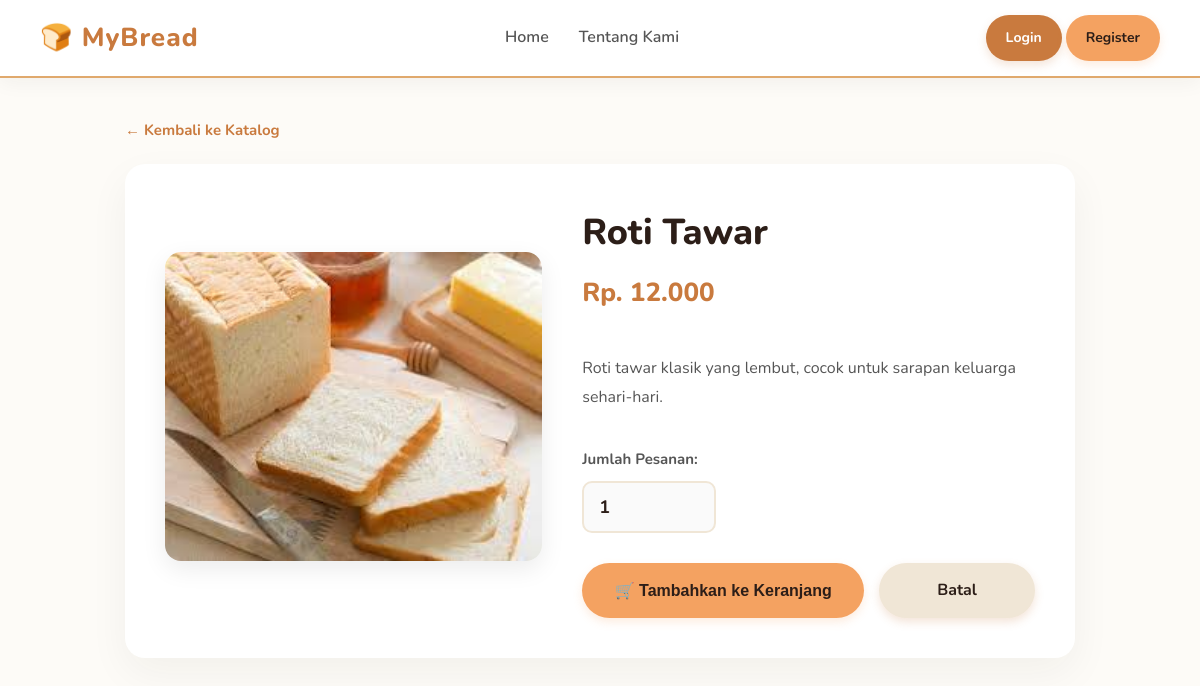
Screenshot of /detail.php?id=3 with the database file from the repository.
### tables this page shows
CREATE TABLE `products` (
  `id` int(11) NOT NULL,
  `name` varchar(100) NOT NULL,
  `price` decimal(10,0) NOT NULL,
  `img` varchar(255) NOT NULL,
  `desc` text DEFAULT NULL,
  `category` enum('Reguler','Custom') NOT NULL
);

### detail.php (the view, shortened to what this page needs)
<?php
include 'koneksi.php';
$id = isset($_GET['id']) ? (int)$_GET['id'] : 0;
$jenis = isset($_GET['jenis']) ? $_GET['jenis'] : 'reguler';
$query = mysqli_query($conn, "SELECT * FROM products WHERE id = '$id'");
$product = mysqli_fetch_assoc($query);
?>
<!DOCTYPE html>
<html lang="id">
<head>
    <link rel="stylesheet" href="style.css">
</head>
<body>
    <div class="navbar">
        <div class="nav-brand">
            <a href="index.php">🍞 MyBread</a>
        </div>
        <div class="nav-links">
            <a href="index.php">Home</a>
            <a href="tentang-kami.php">Tentang Kami</a>
        </div>
        <div class="nav-right">
            <?php if (isset($_SESSION['user'])): ?>
                <a href="keranjang.php" class="cart-icon">🛒 <span class="cart-badge"><?= $total_cart ?></span></a>
                <div class="user-menu dropdown">
                    <div class="dropdown-btn" onclick="toggleDropdown()">
                        👤 <strong><?= htmlspecialchars($_SESSION['user']) ?></strong> ▼
                    </div>
                    <div class="dropdown-content" id="logoutMenu">
                        <a href="profil.php" style="color: #333;">Profil Saya</a>
                        <a href="pesanan.php" style="color: #333;">Riwayat Pesanan</a>
                        <a href="index.php?logout=1" style="color: red;">Logout</a>
                    </div>
                </div>
            <?php else: ?>
                <div class="auth-buttons">
                    <a href="login.php" class="btn btn-detail" style="text-decoration:none;">Login</a>
                    <a href="register.php" class="btn btn-tambah" style="text-decoration:none;">Register</a>
                </div>
            <?php endif; ?>
        </div>
    </div>
    <div class="container" style="max-width: 950px; padding-top: 40px; padding-bottom: 60px;">
        <div style="margin-bottom: 20px;">
            <a href="produk.php" style="color: #C97A3E; text-decoration: none; font-weight: 700; font-size: 15px;">&larr; Kembali ke Katalog</a>
        </div>
        <div class="detail-card">
            <div class="detail-img-wrapper">
                <img src="<?= $product['img'] ?>" alt="<?= $product['name'] ?>" onerror="this.src='https://via.placeholder.com/400x400?text=Foto+Produk'">
            </div>
            <div class="detail-info-wrapper">
                <h1><?= $product['name'] ?></h1>
                <?php if ($jenis == 'custom'): ?>
                    <p class="detail-price">Estimasi Mulai Rp. <?= number_format($product['price'], 0, ',', '.') ?></p>
                <?php else: ?>
                    <p class="detail-price">Rp. <?= number_format($product['price'], 0, ',', '.') ?></p>
                <?php endif; ?>
                <p class="detail-desc"><?= $product['desc'] ?></p>
                <?php if ($jenis == 'custom'): ?>
                    <div class="custom-notice">
                        <h4 style="margin:0 0 5px 0; color:#2C1E18; font-size: 16px;">💬 Konsultasi Desain & Harga</h4>
                        <p style="margin:0; font-size:14px; color:#555;">Karena produk ini bersifat custom, harga akhir akan menyesuaikan tingkat kesulitan request Anda. Silakan isi form detail di bawah untuk diteruskan ke WhatsApp Admin.</p>
                    </div>
                    <div class="custom-form-group">
                        <label>Tanggal Acara / Pengambilan:</label>
                        <input type="date" id="tgl_custom" min="<?= date('Y-m-d', strtotime('+2 days')) ?>">
                        <small style="color: #888;">*Pemesanan custom minimal H-2</small>
                    </div>
                    <div class="custom-form-group">
                        <label>Detail Request (Warna, Tema, Tulisan di Kue):</label>
                        <textarea id="catatan_custom" rows="3" placeholder="Contoh: Tema Spiderman, warna biru merah, tulisan 'Happy Birthday Budi ke-7'"></textarea>
                    </div>
                    <div class="action-buttons">
                        <button type="button" class="btn btn-wa" style="flex: 2; padding: 15px; font-size: 16px; border:none; border-radius: 10px; cursor: pointer;" onclick="kirimWA('<?= $product['name'] ?>')">
                            <span style="font-size: 20px; vertical-align: middle;">💬</span> Konsultasi ke WhatsApp Admin
                        </button>
                    </div>
                <?php else: ?>
                    <form method="POST" action="">
                        <div class="qty-group">
                            <label>Jumlah Pesanan:</label>
                            <input type="number" name="jumlah" value="1" min="1" class="qty-input" required>
                        </div>
                        <div class="action-buttons">
                            <button type="submit" name="tambah_keranjang" class="btn btn-tambah" style="flex: 2; padding: 15px; font-size: 16px;">
                                🛒 Tambahkan ke Keranjang
                            </button>
                            <a href="produk.php" class="btn btn-detail" style="flex: 1; padding: 15px; font-size: 16px; background-color: #F0E6D6; color: #2C1E18; text-align: center;">
                                Batal
                            </a>
                        </div>
                    </form>
                <?php endif; ?>
            </div>
        </div>
    </div>
</body>
</html>

### style.css (style rules this page uses)
body { display: flex; flex-direction: column; min-height: 100vh; background-color: #FDFBF7; font-family: 'Nunito', sans-serif; color: #333; line-height: 1.6; }
html, body { height: 100%; margin: 0; padding: 0; }
h1, h2, h3, h4, h5, h6 { color: #2C1E18; margin-top: 0; }
.container { padding-top: 60px; padding-bottom: 60px; width: 90%; max-width: 1200px; margin: 0 auto; }
.navbar { display: flex; justify-content: space-between; align-items: center; background: rgba(255, 255, 255, 0.95); backdrop-filter: blur(10px); padding: 15px 40px; box-shadow: 0 4px 20px rgba(44, 30, 24, 0.05); border-bottom: 2px solid #E0A96D; position: sticky; top: 0; z-index: 1000; }
.nav-links { display: flex; gap: 30px; }
.nav-links a { text-decoration: none; color: #555555; font-size: 16px; font-weight: 600; transition: color 0.3s, transform 0.2s; }
.nav-right { display: flex; align-items: center; gap: 30px; }
.btn { display: inline-block; padding: 12px 20px; border: none; cursor: pointer; border-radius: 30px; text-decoration: none; text-align: center; font-size: 14px; font-weight: 700; transition: all 0.3s cubic-bezier(0.25, 0.8, 0.25, 1); }
.btn-tambah { background-color: #F4A261; color: #2C1E18; box-shadow: 0 4px 10px rgba(244, 162, 97, 0.2); }
.btn-detail { background-color: #C97A3E; color: #FFFFFF; box-shadow: 0 4px 10px rgba(201, 122, 62, 0.2); }
.detail-card { display: flex; gap: 40px; background: #FFFFFF; padding: 40px; border-radius: 20px; box-shadow: 0 15px 40px rgba(44, 30, 24, 0.05); align-items: center; }
.detail-img-wrapper { flex: 1; }
.detail-img-wrapper img { width: 100%; height: auto; max-height: 400px; object-fit: cover; border-radius: 16px; box-shadow: 0 8px 25px rgba(0,0,0,0.08); }
.detail-info-wrapper { flex: 1.2; display: flex; flex-direction: column; }
.detail-info-wrapper h1 { font-size: 36px; color: #2C1E18; margin-bottom: 10px; font-weight: 800; }
.detail-price { font-size: 26px; color: #C97A3E; font-weight: 800; margin: 0 0 25px 0; }
.detail-desc { font-size: 16px; color: #555555; line-height: 1.8; margin-bottom: 35px; }
.qty-group { margin-bottom: 30px; }
.qty-group label { display: block; font-weight: 700; color: #555; margin-bottom: 10px; font-size: 15px; }
.qty-input { width: 100px; padding: 12px 15px; border: 2px solid #F0E6D6; border-radius: 10px; font-size: 18px; font-weight: bold; font-family: inherit; color: #2C1E18; background-color: #FAFAFA; transition: all 0.3s ease; }
.action-buttons { display: flex; gap: 15px; }
.nav-brand a { font-size: 26px; font-weight: 800; color: #C97A3E; text-decoration: none; letter-spacing: 1px; display: flex; align-items: center; gap: 8px; transition: transform 0.3s; }

### rows the page displays
products: img (picture), name "Roti Tawar", price "12.000", desc "Roti tawar klasik yang lembut, cocok untuk sarapan keluarga sehari-hari."
